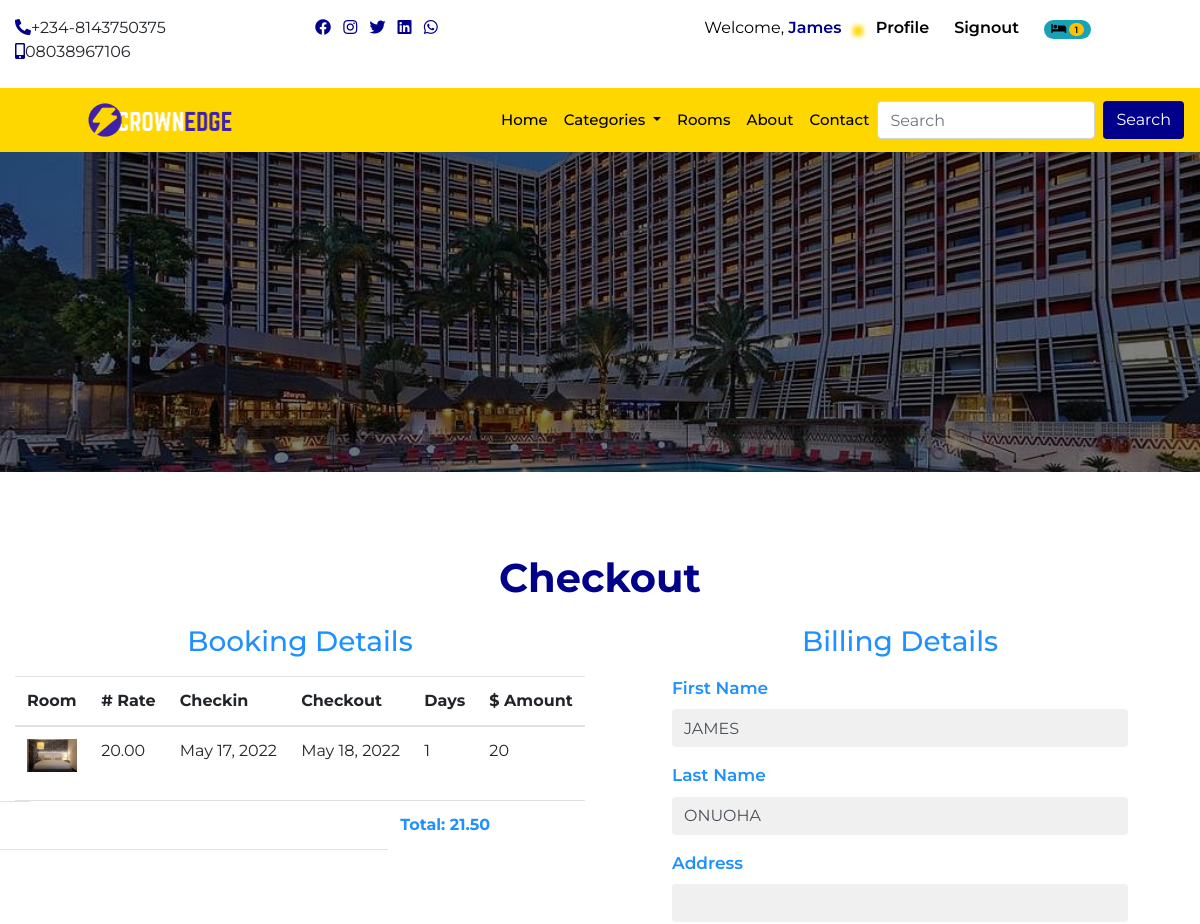
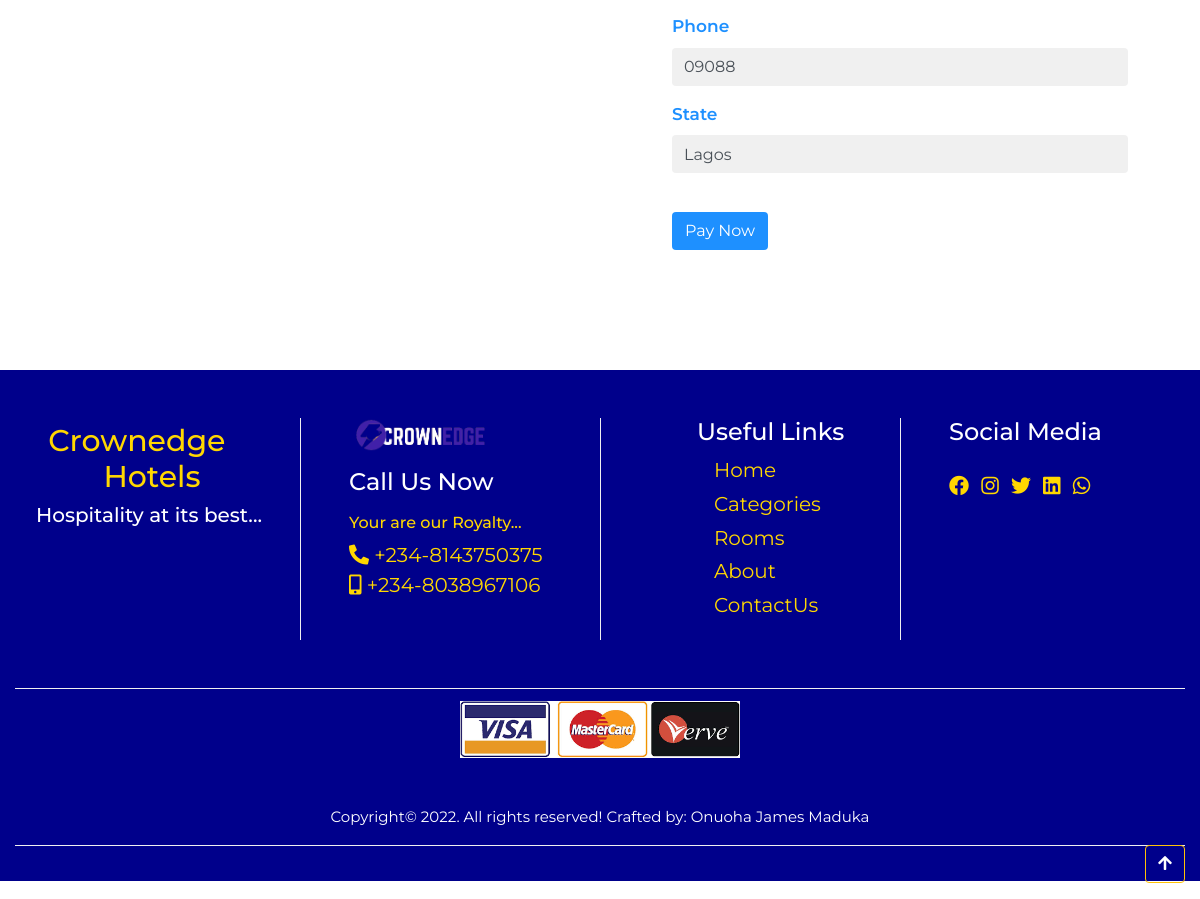
Screenshot of /checkout (signed in) with the database file from the repository (2 pictures, top to bottom).
### home/models.py (models this page shows, shortened)
class CompanyProfile(models.Model):
    name = models.CharField(max_length=50)
    keyword = models.CharField(max_length=150)
    description = models.CharField(max_length=150)
    logo = models.ImageField(upload_to='logo', blank=True, null=True)
    favicon = models.ImageField(upload_to='logo', blank=True, null=True, default='/favicon-96x96.png')
    carousel = models.ImageField(upload_to='carousel', blank=True, null=True)
    carousel2 = models.ImageField(upload_to='carousel', blank=True, null=True)
    carousel3 = models.ImageField(upload_to='carousel', blank=True, null=True)
    carousel4 = models.ImageField(upload_to='carousel', blank=True, null=True)
    banner = models.ImageField(upload_to='banner', blank=True, null=True)
    mobile = models.CharField(max_length=20)
    mobile2 = models.CharField(max_length=20)
    address = models.CharField(max_length=100)
    email = models.EmailField()
    website = models.URLField()
    about = models.TextField()
    about2 = models.TextField()
    copyright_year = models.CharField(max_length=4)
    class Meta:
        db_table = 'companyprofile'
        managed = True
        verbose_name = 'CompanyProfile'
        verbose_name_plural = 'CompanyProfile'

### booking/models.py (models this page shows, shortened)
class Booking(models.Model):
  user = models.ForeignKey(User, on_delete=models.CASCADE)
  room = models.ForeignKey(Room, on_delete=models.CASCADE)
  room_num = models.IntegerField(default=1)
  booking_code = models.CharField(max_length=50)
  checkin = models.DateField()
  checkout = models.DateField()
  no_days = models.IntegerField(blank=True, null=True)
  price = models.IntegerField(default=1)
  amount = models.IntegerField(blank=True, null=True)
  paid = models.BooleanField(default= False)
  available = models.BooleanField(default=True)
  booking_date = models.DateTimeField(auto_now_add=True)
  del_booking = models.DateTimeField(default=timezone.now)
  checkout_update = models.DateTimeField(auto_now=True)
  future = models.BooleanField(default=False)
  display = models.BooleanField(default=True)

### room/models.py (models this page shows, shortened)
class Room(models.Model):
    category = models.ForeignKey(Category,on_delete= models.CASCADE)
    tag = models.CharField(max_length=50)
    room_no = models.IntegerField()
    slug = models.SlugField(unique=True)
    room_img = models.ImageField(upload_to='room', blank=True, null=True)
    description = models.TextField()
    rate = models.IntegerField()
    amenity = models.CharField(max_length=100)
    standard_suite = models.BooleanField(default=False)
    luxury_suite = models.BooleanField(default=False)
    deluxe_suite = models.BooleanField(default=False)
    royal_suite = models.BooleanField(default=False)
    min_guest = models.IntegerField()
    max_guest = models.IntegerField()
    available = models.BooleanField(default=True)
    created_at = models.DateTimeField(auto_now_add=True)
    updated_at = models.DateTimeField(auto_now=True)
    class Meta:
        db_table = 'room'
        managed = True
        verbose_name = 'Room'
        verbose_name_plural = 'Room'

### userprofile/models.py (models this page shows, shortened)
class Profile(models.Model):
  user = models.OneToOneField(User, on_delete=models.CASCADE)    # this pulls out a specific user details
  first_name = models.CharField(max_length=50)
  last_name = models.CharField(max_length=50)
  email = models.EmailField(max_length=50)
  phone = models.CharField(max_length=20)
  address = models.CharField(max_length=150)
  state = models.CharField(max_length=50)
  pix = models.ImageField(upload_to= 'profile', default='profile/avatar.jpg')
  class Meta:
    db_table = 'profile'
    managed = True
    verbose_name = 'Profile'
    verbose_name_plural = 'Profiles'

### home/views.py (the view)
# urls.py: path('checkout', views.checkout, name='checkout'),
@login_required(login_url='signin')
def checkout(request):
    profile = Profile.objects.get(user__username = request.user.username)
    booking = Booking.objects.filter(user__username = request.user.username, paid=False)
    subtotal = 0
    vat = 0
    total = 0
    for item in booking:
        subtotal += item.price * item.no_days
    vat = 0.075 * subtotal
    total = subtotal + vat
    context = {
        'profile': profile,
        'booking': booking,
        'total': total,
    }
    return render(request, 'checkout.html',context)

### home/templates/checkout.html (shortened to what this page needs)
{% extends 'base.html' %}
{% block header %} {% include 'header.html' %}{% endblock header %}
{% block banner %} {% include 'banner.html' %} {% endblock banner %}
{% load humanize %}
{% load static %}
{% block content %}
<section>
  <div class="container-fluid check">
    <h1 class="title">checkout</h1>
    <div class="row">
      <div class="col-12 col-md-6">
        <h3 class="summary">booking details</h3>
        <table class="table">
          <thead>
            <tr>
              <th scope="col">Room</th>
              <th scope="col"># Rate</th>
              <th scope="col">Checkin</th>
              <th scope="col">Checkout</th>
              <th scope="col">Days</th>
              <th scope="col">$ Amount</th>
            </tr>
          </thead>
          <tbody>
            {% if booking  %}
                {% for item in booking %}
                <tr>
                  <td><img src="{{item.room.room_img.url}}" style="width: 50px;"></td>
                  <td>{{item.price|floatformat:2|intcomma}}</td>
                  <td>{{item.checkin}}</td>
                  <td>{{item.checkout}}</td>
                  <td>{{item.no_days}}</td>
                  <td>{{item.amount}}</td>
                </tr>
                {% endfor %}
            {% endif %}
        </table>
        <table class="cart table">
          <tbody>
          <tr>
            <td class="row"></td>
            <td></td>
            <td></td>
            <td></td>
            <td></td>
            <td></td>
            <td></td>
            <td></td>
            <td></td>
            <td></td>
            <td>Total: {{total|floatformat:2|intcomma}}</td>
          </tr>
          <tr>
          <td class="row"></td>
            <td></td>
            <td></td>
            <td></td>
            <td></td>
            <td></td>
            <td></td>
            <td></td>
            <td></td>
            <td></td>
        </tbody>
      </table>
      </div>
      <div class="col-12 col-md-6">
        <h3 class="summary">billing details</h3>
        <div class="shipping">
          <form action="{% url 'pay' %}" method="POST">
            <div class="form-group">
              <label class="labe" for="exampleInputEmail1">first name</label>
              <input type="text" name="first_name" value="{{profile.first_name}}" class="form-control" id="exampleInputText1" aria-describedby="textHelp">
            </div>
            <div class="form-group">
              <label class="labe" for="exampleInputEmail1">last name</label>
              <input type="text" name="last_name" value="{{profile.last_name}}" class="form-control" id="exampleInputText1" aria-describedby="textHelp">
            </div>
            <div class="form-group">
              <label class="labe" for="exampleInputEmail1">address</label>
              <input type="text" name="address" class="form-control" id="exampleInputText1" aria-describedby="textHelp">
            </div>
            <div class="form-group">
              <label class="labe" for="exampleInputEmail1">phone</label>
              <input type="text" name="phone" value="{{profile.phone}}" class="form-control" id="exampleInputText1" aria-describedby="textHelp">
            </div>
            <div class="form-group">
              <label class="labe" for="exampleInputEmail1">state</label>
              <input type="text" name="state" value="{{profile.state}}" class="form-control" id="exampleInputText1" aria-describedby="textHelp">
            </div>
            <button type="submit" class="btn check-btn">Pay now</button>
            </div>
        </div>
      </div>
    </div>
</section>
{% endblock content %}
{% block footer %} {% include 'footer.html' %} {% endblock footer %}

### home/templates/header.html (shortened to what this page needs)
{% load sample_tags %}
<div class="container-fluid">
    <div class="row">
      <div class="col-12 col-sm-6 col-md-2 col-lg-3 mt-3 mb-2 hide">
        <ul class="list-inline">
          <li class="list-inline-item"><a href=""><i class="fas fa-phone-alt"></i></a><span>+234-8143750375</span></li>
          <li class="list-inline-item"><a href=""><i class="fas fa-mobile-alt"></i></a><span>08038967106</span></li>
        </ul>
      </div>
      <div class="col-12 col-sm-6 col-md-2 col-lg-3 mt-3 mb-2 hide">
        <ul class="list-inline">
          <li class="list-inline-item"><a href=""><i class="fab fa-facebook"></i></a></li>
          <li class="list-inline-item"><a href=""><i class="fab fa-instagram"></i></a></li>
          <li class="list-inline-item"><a href=""><i class="fab fa-twitter"></i></a></li>
          <li class="list-inline-item"><a href=""><i class="fab fa-linkedin"></i></a></li>
          <li class="list-inline-item"><a href=""><i class="fab fa-whatsapp"></i></a></li>
        </ul>
      </div>
      <div class="col-12 col-sm-12 col-md-8 col-lg-6 mt-3 mb-2 auth">
       <ul class="">
        {% if user.is_authenticated %}
          <li class=""><a href="{% url 'profile' %}" class="welcome">welcome,
            <span>
            {% if user.first_name %}
              {{request.user.first_name}}
            {% else %}
            {{request.user.user_name}}
          {% endif %}
          </span></i></a></li>
          <li class=""><a href="{% url 'profile' %}" class="user-btn"><span>profile</span></a></li>
          <li class=""><a href="{% url 'signout' %}" class="user-btn"><span>signout</span></a></li>
          <li class="">
            <a href="{% url 'booked' %}" class="user-btn">
              {% if itemcount > 0 %}
                <span class="badge badge-pill badge-info">
                  <i class="fas fa-bed"></i>
                  <span class="badge badge-pill badge-warning">{{itemcount}}</span>
                </span>
              {% else %}
                  <i class="fas fa-bed"></i></a></li>
              {% endif %}
            </a>
          </li>
        {% else %}
          <li class=""><a href="{% url 'signin' %}" class="user-btn"><i class="fas fa-user"></i><span>signin</span></a></li>
          <li class=""><a href="{% url 'signup' %}" class="user-btn"><i class="fas fa-user"></i><span>signup</span></a></li>
        {% endif %}
         </ul>
      </div>
    </div>
  </div>
      <nav class="navbar navbar-expand-lg navbar-light sticky-top">
        <a class="navbar-brand" href="{% url 'home' %}"><img src="{{cprofile.logo.url}}" alt=""></a>
        <div class="collapse navbar-collapse" id="navbarSupportedContent">
          <ul class="navbar-nav ml-auto">
            <li class="nav-item active">
              <a class="nav-link" href="{% url 'home' %}">home <span class="sr-only">(current)</span></a>
            </li>
            <li class="nav-item dropdown">
              <a class="nav-link dropdown-toggle" href="/index2.html" id="navbarDropdown" role="button" data-toggle="dropdown" aria-haspopup="true" aria-expanded="false">
                categories
              </a>
            </li>
            <li class="nav-item">
              <a class="nav-link" href="{% url 'rooms' %}">rooms</a>
            </li>
            <li class="nav-item">
              <a class="nav-link" href="{% intralink 'home' 'aboutus' %}">about</a>
            </li>
            <li class="nav-item">
              <a class="nav-link" href="{% intralink 'home' 'contact' %}">contact</a>
            </li>
          </ul>
          <form class="form-inline my-2 my-lg-0" action="{% url 'search' %}" method="POST">
            <input class="form-control mr-sm-2" name="search" type="search" placeholder="Search" aria-label="Search">
            <button class="btn form-btn" type="submit">Search</button>
          </form>
        </div>
      </nav>

### home/templates/footer.html
{% load sample_tags %}
<div class="footer">
    <div class="container-fluid footer2">
      <div class="row">
        <div class="col-12 col-sm-6 col-md-4 col-lg-3 foota-box">
          <h1>Crownedge <span style="margin-left: 15%;">Hotels</span></h1>
          <h4>Hospitality at its best...</h4>
        </div>
        <div class="col-12 col-sm-6 col-md-4 col-lg-3 foota-box2">
          <img src="{{cprofile.logo.url}}" alt="">
          <h4 class="mt-3 mb-3">Call Us Now</h4>
          <h6>Your are our Royalty...</h6>
          <ul class="list-unstyled">
            <li><a href=""><i class="fas fa-phone-alt"></i></a><span> +234-8143750375</span></li>
            <li><a href=""><i class="fas fa-mobile-alt"></i></a><span> +234-8038967106</span></li>
          </ul>
        </div>
        <div class="col-12 col-sm-6 col-md-4 col-lg-3 foota-box3">
          <h4>Useful Links</h4>
          <ul class="list-unstyled">
            <li><a href="{% url 'home' %}">Home</a></li>
            <li><a href="{% url 'categories'  %}">Categories</a></li>
            <li><a href="{% url 'rooms' %}">Rooms</a></li>
            <li><a href="{% intralink 'home' 'aboutus' %}">About</a></li>
            <li><a href="{% intralink 'home' 'contact' %}">ContactUs</a></li>
          </ul>
        </div>
        <div class="col-12 col-sm-6 col-md-12 col-lg-3 foota-box4">
          <h4 class="mb-4">Social Media</h4>
          <ul class="list-inline">
            <li class="list-inline-item"><a href=""><i class="fab fa-facebook"></i></a></li>
            <li class="list-inline-item"><a href=""><i class="fab fa-instagram"></i></a></li>
            <li class="list-inline-item"><a href=""><i class="fab fa-twitter"></i></a></li>
            <li class="list-inline-item"><a href=""><i class="fab fa-linkedin"></i></a></li>
            <li class="list-inline-item"><a href=""><i class="fab fa-whatsapp"></i></a></li>
          </ul>
        </div>
      </div>
      <div class="footer3">
        <a href="{% url 'rooms' %}"><img src="/media/logo/master_visa_logo.png" style="width: 280px;" alt="credit card logo"></a>
        <p class="mt-5"> Copyright&copy; 2022. All rights reserved! Crafted by: Onuoha James Maduka</p>
        <a href="{% url 'home' %}" class="btn btn-outline-warning float-right mb-3 text-white"><i class="fa fa-arrow-up" aria-hidden="true"></i></a>
  <div class="footer3">
      </div>
    </div>
  </div>

### rows the page displays
CompanyProfile: logo (picture)
Booking: room.room_img (picture), price "20.00", checkin "May 17, 2022", checkout "May 18, 2022", no_days "1", amount "20"
Profile: first_name "JAMES", last_name "ONUOHA", phone "09088", state "Lagos"

### other values shown
{{ request.user.first_name }} "James"
{{ itemcount }} "1"
{{ total|floatformat:2|intcomma }} "21.50"
